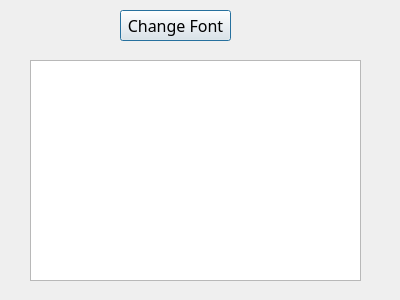
<?xml version="1.0" encoding="UTF-8"?>
<ui version="4.0">
 <class>Dialog</class>
 <widget class="QDialog" name="Dialog">
  <property name="geometry">
   <rect>
    <x>0</x>
    <y>0</y>
    <width>400</width>
    <height>300</height>
   </rect>
  </property>
  <property name="windowTitle">
   <string>Dialog</string>
  </property>
  <widget class="QTextEdit" name="textEdit">
   <property name="geometry">
    <rect>
     <x>30</x>
     <y>60</y>
     <width>331</width>
     <height>221</height>
    </rect>
   </property>
  </widget>
  <widget class="QPushButton" name="pushButtonFont">
   <property name="geometry">
    <rect>
     <x>120</x>
     <y>10</y>
     <width>111</width>
     <height>31</height>
    </rect>
   </property>
   <property name="font">
    <font>
     <family>Avenir</family>
     <pointsize>12</pointsize>
    </font>
   </property>
   <property name="text">
    <string>Change Font</string>
   </property>
  </widget>
 </widget>
 <resources/>
 <connections/>
</ui>
